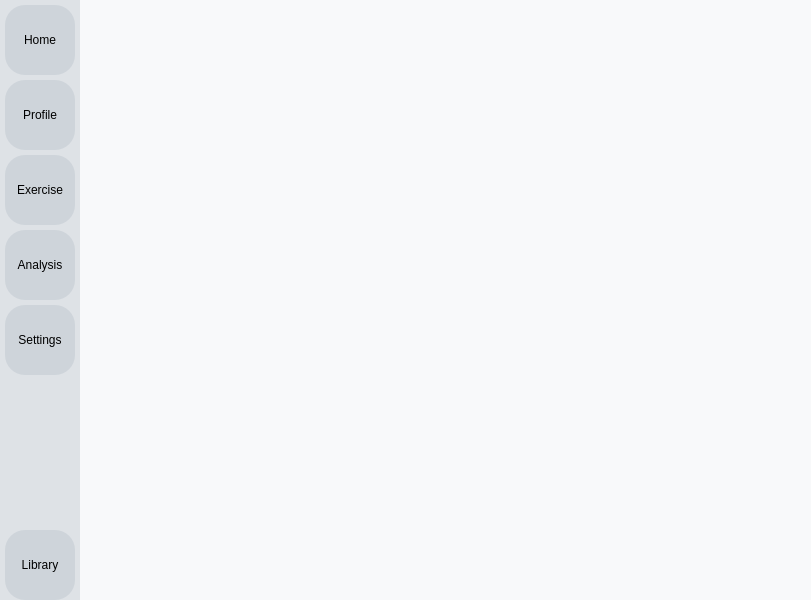
<?xml version="1.0" encoding="UTF-8"?>
<ui version="4.0">
 <class>MainWindow</class>
 <widget class="QMainWindow" name="MainWindow">
  <property name="geometry">
   <rect>
    <x>0</x>
    <y>0</y>
    <width>811</width>
    <height>600</height>
   </rect>
  </property>
  <property name="minimumSize">
   <size>
    <width>800</width>
    <height>600</height>
   </size>
  </property>
  <property name="windowTitle">
   <string>MainWindow</string>
  </property>
  <property name="styleSheet">
   <string notr="true">QMainWindow{
	background-color: #f8f9fa;

}</string>
  </property>
  <widget class="QWidget" name="main_frame">
   <layout class="QHBoxLayout" name="horizontalLayout">
    <property name="spacing">
     <number>0</number>
    </property>
    <property name="leftMargin">
     <number>0</number>
    </property>
    <property name="topMargin">
     <number>0</number>
    </property>
    <property name="rightMargin">
     <number>0</number>
    </property>
    <property name="bottomMargin">
     <number>0</number>
    </property>
    <item>
     <widget class="QFrame" name="side_nav">
      <property name="sizePolicy">
       <sizepolicy hsizetype="Preferred" vsizetype="Preferred">
        <horstretch>0</horstretch>
        <verstretch>0</verstretch>
       </sizepolicy>
      </property>
      <property name="minimumSize">
       <size>
        <width>80</width>
        <height>80</height>
       </size>
      </property>
      <property name="maximumSize">
       <size>
        <width>80</width>
        <height>16777215</height>
       </size>
      </property>
      <property name="font">
       <font>
        <weight>50</weight>
        <bold>false</bold>
       </font>
      </property>
      <property name="mouseTracking">
       <bool>false</bool>
      </property>
      <property name="styleSheet">
       <string notr="true">QFrame{
	background-color: #dee2e6;
}
QPushButton {
	border: none;
	background-color: #ced4da;
	color: rgb(0,0,0);
	border-radius: 20;
	max-width: 70;
	min-width: 70;
	height: 70;
	margin-left: 5;
	margin-top: 5;
}

QPushButton:hover {
	background-color: #adb5bd;
}

QPushButton:pressed {
	background-color: #dee2e6;
}
</string>
      </property>
      <property name="frameShape">
       <enum>QFrame::NoFrame</enum>
      </property>
      <property name="frameShadow">
       <enum>QFrame::Plain</enum>
      </property>
      <layout class="QVBoxLayout" name="verticalLayout">
       <property name="spacing">
        <number>0</number>
       </property>
       <property name="leftMargin">
        <number>0</number>
       </property>
       <property name="topMargin">
        <number>0</number>
       </property>
       <property name="rightMargin">
        <number>0</number>
       </property>
       <property name="bottomMargin">
        <number>0</number>
       </property>
       <item>
        <widget class="QPushButton" name="home_button">
         <property name="text">
          <string>Home</string>
         </property>
        </widget>
       </item>
       <item>
        <widget class="QPushButton" name="profile_button">
         <property name="text">
          <string>Profile</string>
         </property>
        </widget>
       </item>
       <item>
        <widget class="QPushButton" name="exercise_button">
         <property name="text">
          <string>Exercise</string>
         </property>
        </widget>
       </item>
       <item>
        <widget class="QPushButton" name="analysis_button">
         <property name="text">
          <string>Analysis</string>
         </property>
        </widget>
       </item>
       <item>
        <widget class="QPushButton" name="settings_button">
         <property name="text">
          <string>Settings</string>
         </property>
        </widget>
       </item>
       <item>
        <spacer name="verticalSpacer">
         <property name="orientation">
          <enum>Qt::Vertical</enum>
         </property>
         <property name="sizeHint" stdset="0">
          <size>
           <width>20</width>
           <height>40</height>
          </size>
         </property>
        </spacer>
       </item>
       <item>
        <widget class="QPushButton" name="library_button">
         <property name="text">
          <string>Library</string>
         </property>
        </widget>
       </item>
      </layout>
     </widget>
    </item>
    <item>
     <widget class="QFrame" name="pages_frame">
      <property name="frameShape">
       <enum>QFrame::NoFrame</enum>
      </property>
      <property name="frameShadow">
       <enum>QFrame::Raised</enum>
      </property>
      <layout class="QVBoxLayout" name="pages_layout">
       <property name="spacing">
        <number>0</number>
       </property>
       <property name="leftMargin">
        <number>0</number>
       </property>
       <property name="topMargin">
        <number>0</number>
       </property>
       <property name="rightMargin">
        <number>0</number>
       </property>
       <property name="bottomMargin">
        <number>0</number>
       </property>
      </layout>
     </widget>
    </item>
   </layout>
  </widget>
 </widget>
 <resources/>
 <connections/>
</ui>
